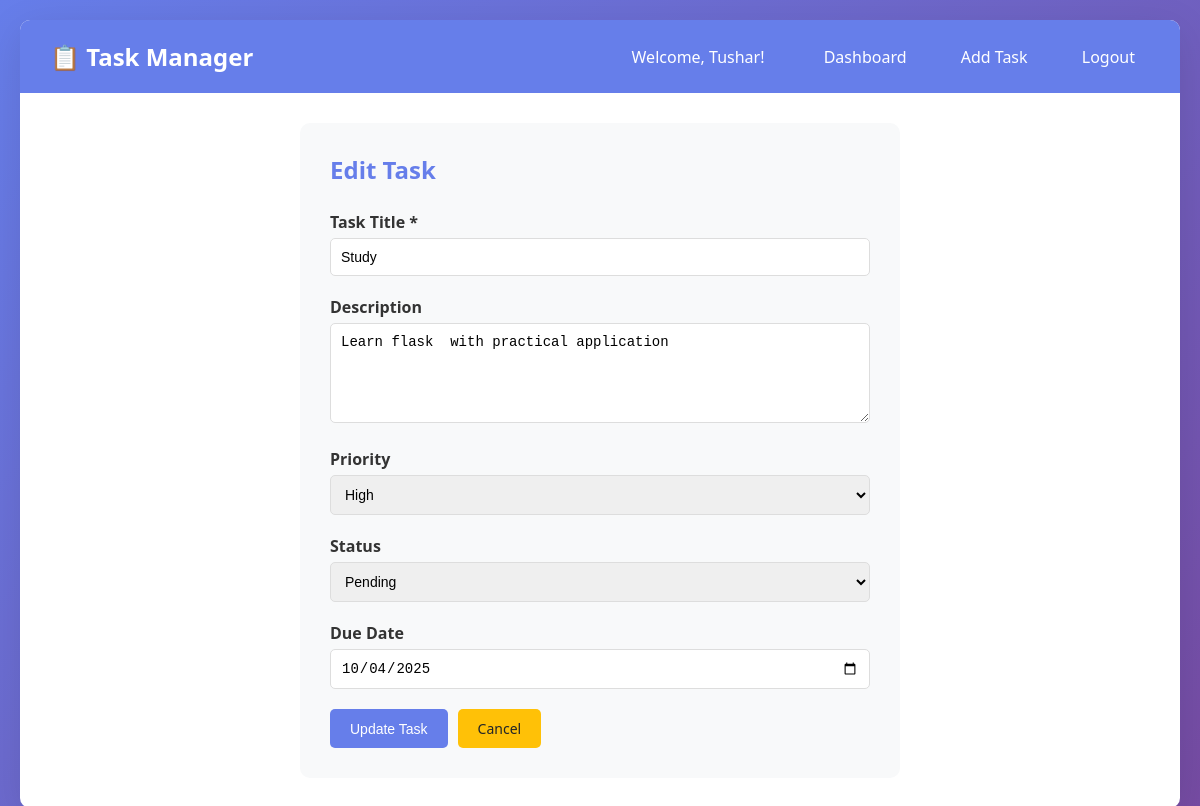
Screenshot of /task/edit/1 (signed in) with the database file from the repository.
### app.py (models this page shows)
class Task(db.Model):
    id = db.Column(db.Integer, primary_key=True)
    title = db.Column(db.String(200), nullable=False)
    description = db.Column(db.Text)
    priority = db.Column(db.String(20), default='medium')
    status = db.Column(db.String(20), default='pending')
    due_date = db.Column(db.DateTime)
    created_at = db.Column(db.DateTime, default=datetime.utcnow)
    user_id = db.Column(db.Integer, db.ForeignKey('user.id'), nullable=False)

### app.py (the view, shortened to what this page needs)
@app.route('/task/edit/<int:task_id>', methods=['GET', 'POST'])
@login_required
def edit_task(task_id):
    task = Task.query.get_or_404(task_id)
    if task.user_id != session['user_id']:
        flash('Unauthorized access!', 'danger')
        return redirect(url_for('dashboard'))
    return render_template('edit_task.html', task=task)

### app.py (called while the page is built)
def login_required(f):
    @wraps(f)
    def decorated_function(*args, **kwargs):
        if 'user_id' not in session:
            flash('Please log in to access this page.', 'warning')
            return redirect(url_for('login'))
        return f(*args, **kwargs)
    return decorated_function

### templates/edit_task.html (shortened to what this page needs)
{% extends "base.html" %}
{% block content %}
<div class="form-container">
    <h2>Edit Task</h2>
    <form method="POST">
        <div class="form-group">
            <label for="title">Task Title *</label>
            <input type="text" id="title" name="title" value="{{ task.title }}" required>
        </div>
        <div class="form-group">
            <label for="description">Description</label>
            <textarea id="description" name="description">{{ task.description or '' }}</textarea>
        </div>
        <div class="form-group">
            <label for="priority">Priority</label>
            <select id="priority" name="priority" required>
                <option value="high" {% if task.priority == 'high' %}selected{% endif %}>High</option>
            </select>
        </div>
        <div class="form-group">
            <label for="status">Status</label>
            <select id="status" name="status" required>
                <option value="pending" {% if task.status == 'pending' %}selected{% endif %}>Pending</option>
            </select>
        </div>
        <div class="form-group">
            <label for="due_date">Due Date</label>
            <input type="date" id="due_date" name="due_date"
                   value="{% if task.due_date %}{{ task.due_date.strftime('%Y-%m-%d') }}{% endif %}">
        </div>
        <div class="form-actions">
            <button type="submit" class="btn btn-primary">Update Task</button>
            <a href="{{ url_for('dashboard') }}" class="btn btn-warning">Cancel</a>
        </div>
    </form>
</div>
{% endblock %}

### templates/base.html (style rules this page uses)
* { margin: 0; padding: 0; box-sizing: border-box; }
body { font-family: 'Segoe UI', Tahoma, Geneva, Verdana, sans-serif; background: linear-gradient(135deg, #667eea 0%, #764ba2 100%); min-height: 100vh; padding: 20px; }
.btn { padding: 10px 20px; border: none; border-radius: 5px; cursor: pointer; text-decoration: none; display: inline-block; transition: all 0.3s; font-size: 14px; }
.btn-primary { background: #667eea; color: white; }
.btn-warning { background: #ffc107; color: #212529; }
.form-group { margin-bottom: 20px; }
.form-group label { display: block; margin-bottom: 5px; font-weight: 600; color: #333; }
.form-group input, .form-group textarea, .form-group select { width: 100%; padding: 10px; border: 1px solid #ddd; border-radius: 5px; font-size: 14px; }
.form-group textarea { resize: vertical; min-height: 100px; }

### templates/edit_task.html (style rules this page uses)
.form-container { max-width: 600px; margin: 0 auto; background: #f8f9fa; padding: 30px; border-radius: 10px; }
.form-container h2 { color: #667eea; margin-bottom: 25px; }
.form-actions { display: flex; gap: 10px; margin-top: 20px; }

### rows the page displays
Task: title "Study", description "Learn flask with practical application", priority "High", status "Pending", due_date "10/04/2025"

### other values shown
{{ session.username }} "Tushar"
